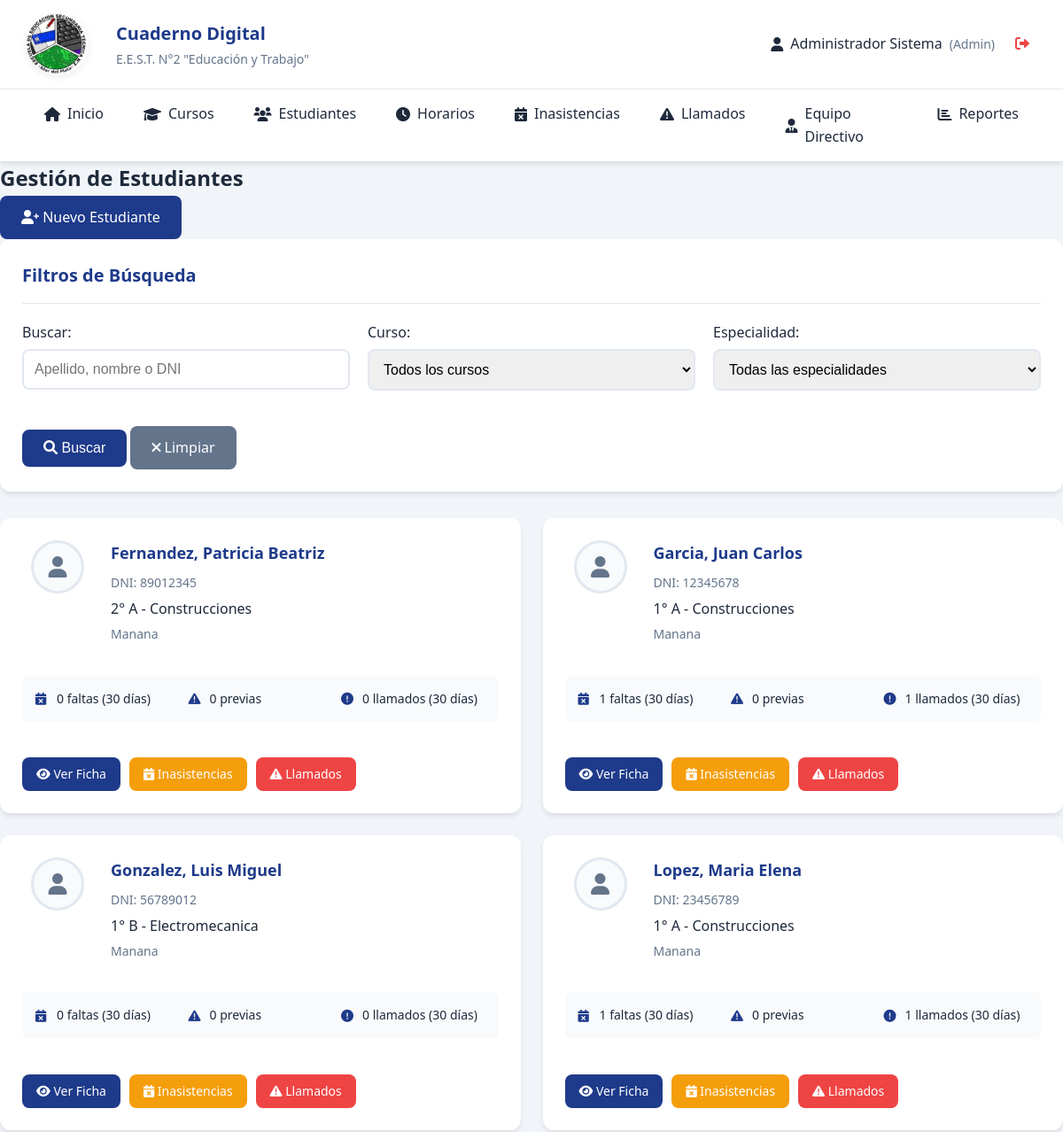
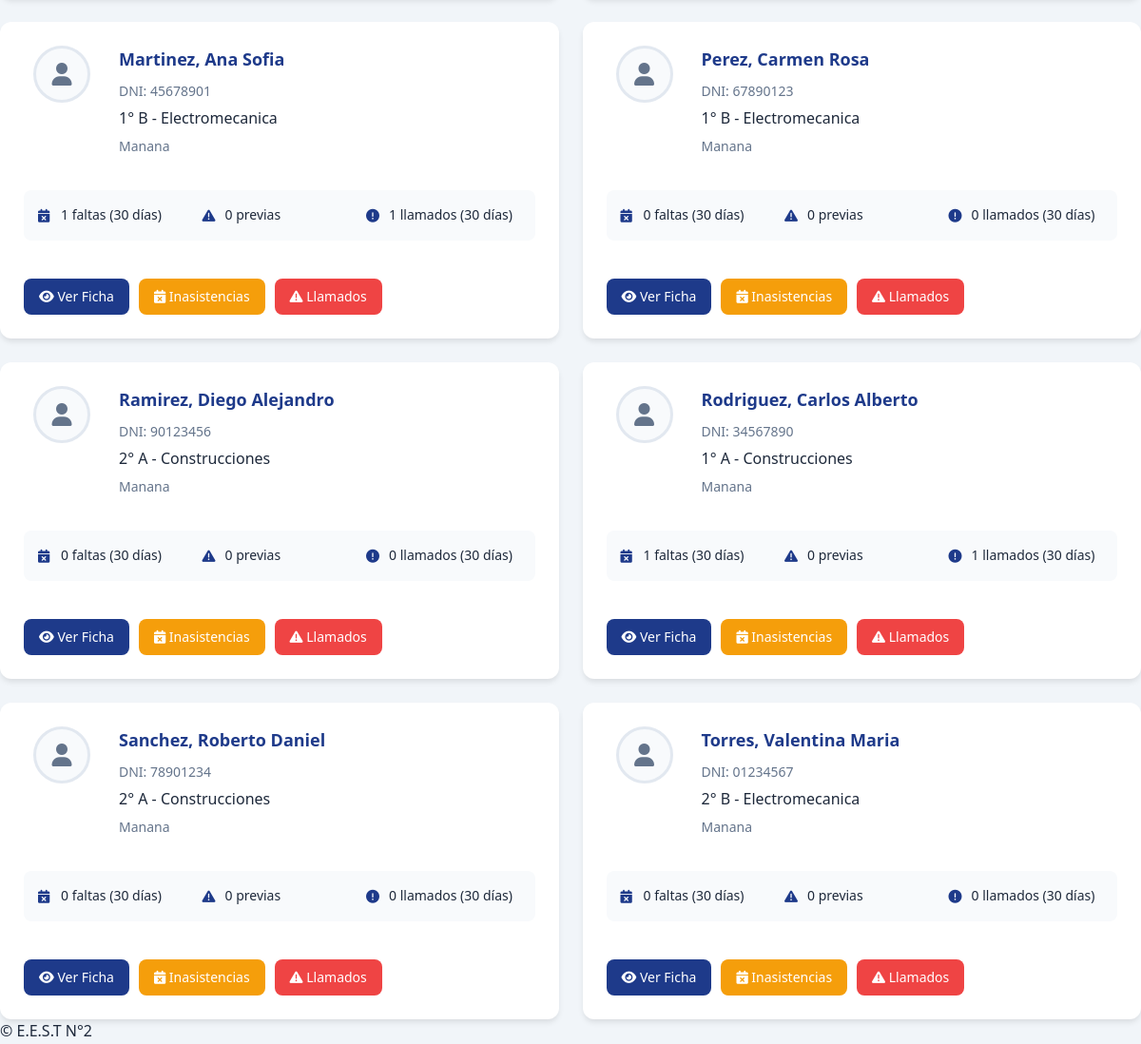
Page /estudiantes.php (signed in) on the committed database (2 pictures, top to bottom).
### tables this page shows
CREATE TABLE IF NOT EXISTS estudiantes (
    id INT AUTO_INCREMENT PRIMARY KEY,
    dni VARCHAR(20) UNIQUE NOT NULL,
    apellido VARCHAR(100) NOT NULL,
    nombre VARCHAR(100) NOT NULL,
    fecha_nacimiento DATE,
    grupo_sanguineo VARCHAR(10),
    obra_social VARCHAR(100),
    domicilio TEXT,
    telefono_fijo VARCHAR(20),
    telefono_celular VARCHAR(20),
    email VARCHAR(100),
    foto VARCHAR(255),  
    curso_id INT,
    activo BOOLEAN DEFAULT TRUE,
    fecha_ingreso DATE DEFAULT CURRENT_DATE,
    FOREIGN KEY (curso_id) REFERENCES cursos(id)
);

CREATE TABLE IF NOT EXISTS cursos (
    id INT AUTO_INCREMENT PRIMARY KEY,
    anio INT NOT NULL,  
    division VARCHAR(5) NOT NULL,  
    turno_id INT NOT NULL,
    especialidad_id INT NOT NULL,
    taller_id INT,
    grado ENUM('inferior', 'superior') NOT NULL,  
    activo BOOLEAN DEFAULT TRUE,
    FOREIGN KEY (turno_id) REFERENCES turnos(id),
    FOREIGN KEY (especialidad_id) REFERENCES especialidades(id),
    FOREIGN KEY (taller_id) REFERENCES talleres(id)
);

CREATE TABLE IF NOT EXISTS especialidades (
    id INT AUTO_INCREMENT PRIMARY KEY,
    nombre VARCHAR(100) NOT NULL,
    descripcion TEXT,
    activa BOOLEAN DEFAULT TRUE
);

CREATE TABLE IF NOT EXISTS turnos (
    id INT AUTO_INCREMENT PRIMARY KEY,
    nombre VARCHAR(20) NOT NULL,  
    hora_inicio TIME,
    hora_fin TIME
);

### config/database.php (called while the page is built, shortened)
<?php
class Database {
    private static $instance = null;
    private $connection;
    private function __construct() {
        try {
            $this->connection = new PDO(
                "mysql:host=" . DB_HOST . ";dbname=" . DB_NAME . ";charset=utf8",
                DB_USER,
                DB_PASS,
                [
                    PDO::ATTR_ERRMODE => PDO::ERRMODE_EXCEPTION,
                    PDO::ATTR_DEFAULT_FETCH_MODE => PDO::FETCH_ASSOC,
                    PDO::ATTR_EMULATE_PREPARES => false
                ]
            );
        } catch (PDOException $e) {
            die("Error de conexión: " . $e->getMessage());
        }
    }
    public static function getInstance() {
        if (self::$instance === null) {
            self::$instance = new self();
        }
        return self::$instance;
    }
    public function query($sql, $params = []) {
        $stmt = $this->connection->prepare($sql);
        $stmt->execute($params);
        return $stmt;
    }
    public function fetchAll($sql, $params = []) {
        return $this->query($sql, $params)->fetchAll();
    }
}
?>

### estudiantes.php (the view, shortened to what this page needs)
<?php
include 'includes/header.php';
require_once 'config/database.php';
$db = Database::getInstance();
$busqueda = $_GET['busqueda'] ?? '';
$where_conditions = ["e.activo = 1"];
$params = [];
$where_clause = implode(" AND ", $where_conditions);
$estudiantes = $db->fetchAll("
    SELECT e.*, c.anio, c.division, c.grado, esp.nombre as especialidad_nombre,
           t.nombre as turno_nombre,
           COUNT(i.id) as total_faltas,
           COUNT(mp.id) as total_previas,
           COUNT(la.id) as total_llamados
    FROM estudiantes e
    LEFT JOIN cursos c ON e.curso_id = c.id
    LEFT JOIN especialidades esp ON c.especialidad_id = esp.id
    LEFT JOIN turnos t ON c.turno_id = t.id
    LEFT JOIN inasistencias i ON e.id = i.estudiante_id AND i.fecha >= DATE_SUB(CURDATE(), INTERVAL 30 DAY)
    LEFT JOIN materias_previas mp ON e.id = mp.estudiante_id AND mp.estado = 'pendiente'
    LEFT JOIN llamados_atencion la ON e.id = la.estudiante_id AND la.fecha >= DATE_SUB(CURDATE(), INTERVAL 30 DAY)
    WHERE $where_clause
    GROUP BY e.id
    ORDER BY e.apellido, e.nombre
    LIMIT 100
", $params);
?>
<section class="estudiantes-section">
    <div class="section-header">
        <h2>Gestión de Estudiantes</h2>
        <a href="estudiantes.php?action=nuevo" class="btn btn-primary">
            <i class="fas fa-user-plus"></i> Nuevo Estudiante
        </a>
    </div>
    <div class="card">
        <div class="card-header">
            <h3 class="card-title">Filtros de Búsqueda</h3>
        </div>
        <form method="GET" class="filters-form">
            <div class="form-row">
                <div class="form-group">
                    <label for="busqueda">Buscar:</label>
                    <input type="text" name="busqueda" id="busqueda"
                           value="<?php echo htmlspecialchars($busqueda); ?>"
                           placeholder="Apellido, nombre o DNI">
                </div>
                <div class="form-group">
                    <label for="curso">Curso:</label>
                    <select name="curso" id="curso">
                        <option value="">Todos los cursos</option>
                    </select>
                </div>
                <div class="form-group">
                    <label for="especialidad">Especialidad:</label>
                    <select name="especialidad" id="especialidad">
                        <option value="">Todas las especialidades</option>
                    </select>
                </div>
            </div>
            <div class="form-actions">
                <button type="submit" class="btn btn-primary">
                    <i class="fas fa-search"></i> Buscar
                </button>
                <a href="estudiantes.php" class="btn btn-secondary">
                    <i class="fas fa-times"></i> Limpiar
                </a>
            </div>
        </form>
    </div>
    <div class="estudiantes-grid">
        <?php foreach ($estudiantes as $estudiante): ?>
        <div class="estudiante-card">
            <div class="estudiante-photo">
                <?php if ($estudiante['foto']): ?>
                    <img src="<?php echo htmlspecialchars($estudiante['foto']); ?>" alt="Foto del estudiante">
                <?php else: ?>
                    <div class="photo-placeholder">
                        <i class="fas fa-user"></i>
                    </div>
                <?php endif; ?>
            </div>
            <div class="estudiante-info">
                <h3><?php echo htmlspecialchars($estudiante['apellido'] . ', ' . $estudiante['nombre']); ?></h3>
                <p class="estudiante-dni">DNI: <?php echo htmlspecialchars($estudiante['dni']); ?></p>
                <p class="estudiante-curso">
                    <?php echo $estudiante['anio'] . '° ' . $estudiante['division']; ?> -
                    <?php echo htmlspecialchars($estudiante['especialidad_nombre']); ?>
                </p>
                <p class="estudiante-turno"><?php echo htmlspecialchars($estudiante['turno_nombre']); ?></p>
            </div>
            <div class="estudiante-stats">
                <div class="stat-item">
                    <i class="fas fa-calendar-times"></i>
                    <span><?php echo $estudiante['total_faltas']; ?> faltas (30 días)</span>
                </div>
                <div class="stat-item">
                    <i class="fas fa-exclamation-triangle"></i>
                    <span><?php echo $estudiante['total_previas']; ?> previas</span>
                </div>
                <div class="stat-item">
                    <i class="fas fa-exclamation-circle"></i>
                    <span><?php echo $estudiante['total_llamados']; ?> llamados (30 días)</span>
                </div>
            </div>
            <div class="estudiante-actions">
                <a href="estudiante_ficha.php?id=<?php echo $estudiante['id']; ?>" class="btn btn-primary btn-sm">
                    <i class="fas fa-eye"></i> Ver Ficha
                </a>
                <a href="inasistencias.php?estudiante=<?php echo $estudiante['id']; ?>" class="btn btn-warning btn-sm">
                    <i class="fas fa-calendar-times"></i> Inasistencias
                </a>
                <a href="llamados.php?estudiante=<?php echo $estudiante['id']; ?>" class="btn btn-danger btn-sm">
                    <i class="fas fa-exclamation-triangle"></i> Llamados
                </a>
            </div>
        </div>
        <?php endforeach; ?>
    </div>
</section>
<?php include 'includes/footer.php'; ?>

### css/style.css (style rules this page uses)
* { margin: 0; padding: 0; box-sizing: border-box; }
:root { --primary-color: #1e3a8a; --secondary-color: #3b82f6; --accent-color: #f59e0b; --success-color: #10b981; --danger-color: #ef4444; --warning-color: #f59e0b; --info-color: #06b6d4; --light-color: #f8fafc; --dark-color: #1e293b; --gray-color: #64748b; --border-color: #e2e8f0; --shadow: 0 4px 6px -1px rgba(0, 0, 0, 0.1); --shadow-lg: 0 10px 15px -3px rgba(0, 0, 0, 0.1); }
body { font-family: 'Segoe UI', Tahoma, Geneva, Verdana, sans-serif; line-height: 1.6; color: var(--dark-color); background-color: #f1f5f9; }
.form-group { margin-bottom: 20px; }
.form-group label { display: block; margin-bottom: 5px; font-weight: 500; color: var(--dark-color); }
.form-group input { width: 100%; padding: 12px; border: 2px solid var(--border-color); border-radius: 8px; font-size: 16px; transition: border-color 0.3s; }
.btn { display: inline-block; padding: 12px 24px; border: none; border-radius: 8px; font-size: 16px; font-weight: 500; text-decoration: none; cursor: pointer; transition: all 0.3s; text-align: center; }
.btn-primary { background-color: var(--primary-color); color: white; }
.card { background: white; border-radius: 12px; padding: 25px; box-shadow: var(--shadow); margin-bottom: 20px; }
.card-header { display: flex; justify-content: space-between; align-items: center; margin-bottom: 20px; padding-bottom: 15px; border-bottom: 1px solid var(--border-color); }
.card-title { font-size: 20px; color: var(--primary-color); font-weight: 600; }
.form-row { display: grid; grid-template-columns: repeat(auto-fit, minmax(250px, 1fr)); gap: 20px; margin-bottom: 20px; }
.form-group input, .form-group select, .form-group textarea { width: 100%; padding: 12px; border: 2px solid var(--border-color); border-radius: 8px; font-size: 16px; transition: border-color 0.3s; }
.btn-secondary { background-color: var(--gray-color); color: white; }
.btn-danger { background-color: var(--danger-color); color: white; }
.btn-warning { background-color: var(--warning-color); color: white; }
.btn-sm { padding: 8px 16px; font-size: 14px; }

### estudiantes.php (style rules this page uses)
.estudiantes-section { max-width: 1200px; margin: 0 auto; }
.estudiantes-grid { display: grid; grid-template-columns: repeat(auto-fill, minmax(400px, 1fr)); gap: 25px; margin-top: 30px; }
.estudiante-card { background: white; border-radius: 12px; padding: 25px; box-shadow: var(--shadow); transition: transform 0.3s; display: grid; grid-template-columns: 80px 1fr; gap: 20px; }
.estudiante-photo { text-align: center; }
.photo-placeholder { width: 60px; height: 60px; border-radius: 50%; background: var(--light-color); display: flex; align-items: center; justify-content: center; border: 3px solid var(--border-color); margin: 0 auto; }
.photo-placeholder i { font-size: 24px; color: var(--gray-color); }
.estudiante-info { grid-column: 2; }
.estudiante-info h3 { font-size: 18px; color: var(--primary-color); margin-bottom: 8px; font-weight: 600; }
.estudiante-dni { color: var(--gray-color); font-size: 14px; margin-bottom: 5px; }
.estudiante-curso { color: var(--dark-color); font-weight: 500; margin-bottom: 5px; }
.estudiante-turno { color: var(--gray-color); font-size: 14px; margin-bottom: 15px; }
.estudiante-stats { grid-column: 1 / -1; display: grid; grid-template-columns: repeat(3, 1fr); gap: 10px; margin-bottom: 20px; padding: 15px; background: var(--light-color); border-radius: 8px; }
.stat-item { display: flex; align-items: center; gap: 8px; font-size: 14px; color: var(--dark-color); }
.stat-item i { color: var(--primary-color); width: 16px; }
.estudiante-actions { grid-column: 1 / -1; display: flex; gap: 10px; flex-wrap: wrap; }

### rows in the picture
estudiantes: apellido+nombre "Fernandez, Patricia Beatriz", dni "89012345", curso.anio "2", curso.division "A", especialidades.nombre "Construcciones", turnos.nombre "Manana", total_faltas "0", total_previas "0", total_llamados "0"
estudiantes: apellido+nombre "Garcia, Juan Carlos", dni "12345678", curso.anio "1", curso.division "A", especialidades.nombre "Construcciones", turnos.nombre "Manana", total_faltas "1", total_previas "0", total_llamados "1"
estudiantes: apellido+nombre "Gonzalez, Luis Miguel", dni "56789012", curso.anio "1", curso.division "B", especialidades.nombre "Electromecanica", turnos.nombre "Manana", total_faltas "0", total_previas "0", total_llamados "0"
estudiantes: apellido+nombre "Lopez, Maria Elena", dni "23456789", curso.anio "1", curso.division "A", especialidades.nombre "Construcciones", turnos.nombre "Manana", total_faltas "1", total_previas "0", total_llamados "1"
estudiantes: apellido+nombre "Martinez, Ana Sofia", dni "45678901", curso.anio "1", curso.division "B", especialidades.nombre "Electromecanica", turnos.nombre "Manana", total_faltas "1", total_previas "0", total_llamados "1"
estudiantes: apellido+nombre "Perez, Carmen Rosa", dni "67890123", curso.anio "1", curso.division "B", especialidades.nombre "Electromecanica", turnos.nombre "Manana", total_faltas "0", total_previas "0", total_llamados "0"
estudiantes: apellido+nombre "Ramirez, Diego Alejandro", dni "90123456", curso.anio "2", curso.division "A", especialidades.nombre "Construcciones", turnos.nombre "Manana", total_faltas "0", total_previas "0", total_llamados "0"
estudiantes: apellido+nombre "Rodriguez, Carlos Alberto", dni "34567890", curso.anio "1", curso.division "A", especialidades.nombre "Construcciones", turnos.nombre "Manana", total_faltas "1", total_previas "0", total_llamados "1"
estudiantes: apellido+nombre "Sanchez, Roberto Daniel", dni "78901234", curso.anio "2", curso.division "A", especialidades.nombre "Construcciones", turnos.nombre "Manana", total_faltas "0", total_previas "0", total_llamados "0"
estudiantes: apellido+nombre "Torres, Valentina Maria", dni "01234567", curso.anio "2", curso.division "B", especialidades.nombre "Electromecanica", turnos.nombre "Manana", total_faltas "0", total_previas "0", total_llamados "0"

### other values in the picture
$currentUser['nombre'] . ' ' . $currentUser['apellido'] "Administrador Sistema"
$currentUser['rol'] "Admin"
